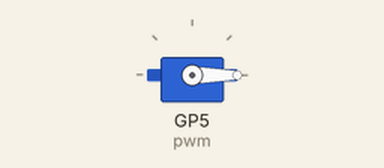
A program run on a simulated Raspberry Pi Pico running CircuitPython. Parts: servo.

Above: at 0.05 s.
At 1.75 s:
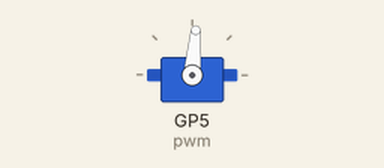
At 3.45 s:
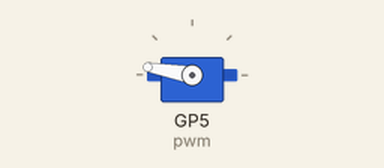
At 6.9 s:
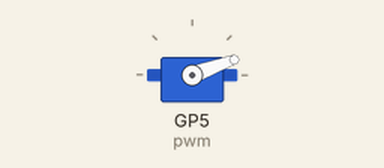
Timing chart, 0 to 9.4 s (numbered marks = the images above):
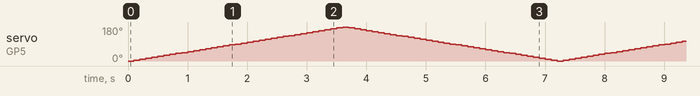

The program:

01Aservo_motor.py
```python
"""
Servo Motor Movement (0 - 180 degrees)

Libraries required from bundle (https://circuitpython.org/libraries):
    - adafruit_motor

References:
    - https://learn.adafruit.com/circuitpython-essentials/circuitpython-servo

Where to buy?:
    - https://my.cytron.io/p-analog-micro-servo-9g-3v-6v (Operating Angle: 180 degrees)
    - https://my.cytron.io/p-micro-360-degree-continuous-rotation-servo (Operating Angle: 360 degrees)
"""
import time
import board
import pwmio
from adafruit_motor import servo

# create a PWMOut object on Pin A2.
pwm = pwmio.PWMOut(board.GP5, duty_cycle=2 ** 15, frequency=50)

# Create a servo object, my_servo.
my_servo = servo.Servo(pwm, min_pulse = 500, max_pulse = 2500)

while True:
    for angle in range(0, 180, 5):  # 0 - 180 degrees, 5 degrees at a time.
        my_servo.angle = angle
        time.sleep(0.1)
    for angle in range(180, 0, -5): # 180 - 0 degrees, 5 degrees at a time.
        my_servo.angle = angle
        time.sleep(0.1)
```
